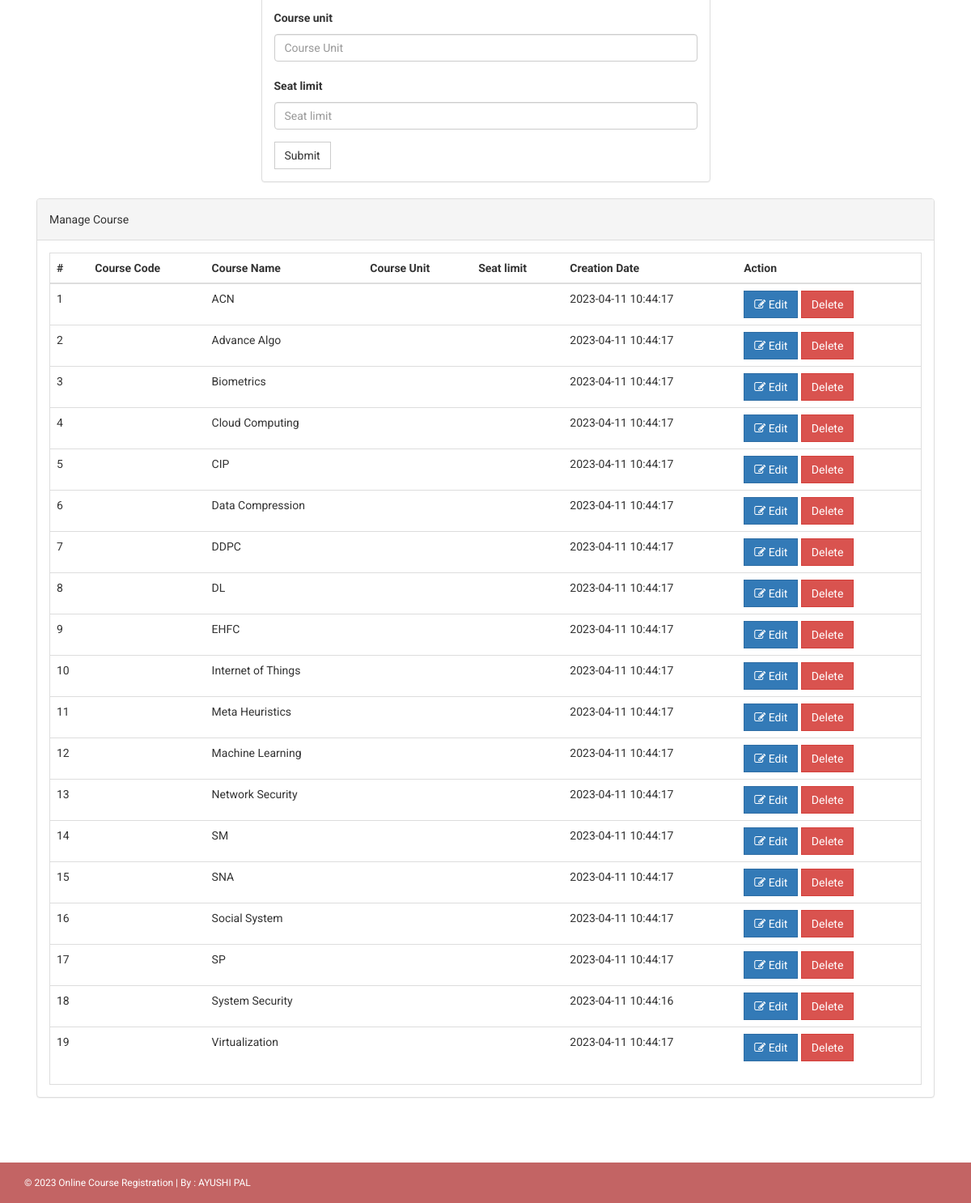
The app's page /onlinecourse/admin/course.php (signed in, lower part), older data.
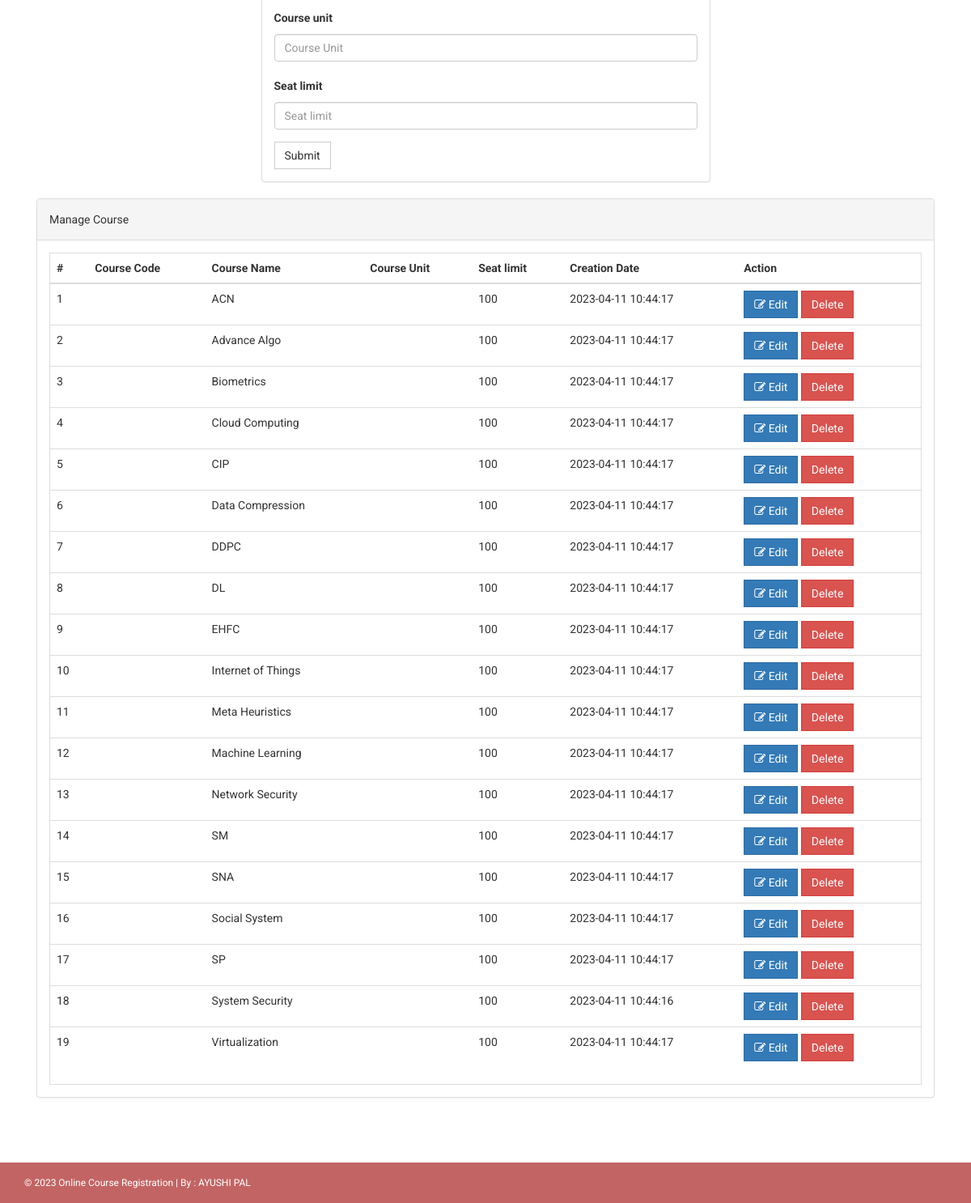
The same page, newer data.
### tables this page shows
CREATE TABLE `course` (
  `course_code` varchar(255) NOT NULL,
  `courseName` varchar(255) DEFAULT NULL,
  `courseUnit` varchar(255) DEFAULT NULL,
  `noofSeats` int(11) DEFAULT NULL,
  `bucket_number` int(11) NOT NULL,
  `MCA` int(11) DEFAULT NULL COMMENT 'seats_for_MCA',
  `seats_for_IMTECH_3-4` int(11) DEFAULT NULL,
  `seats_for_IMTECH_5-6` int(11) DEFAULT NULL,
  `IMTECH_7-8` int(11) DEFAULT NULL COMMENT 'seats_for_IMTECH_7-8',
  `seats_for_MTECH_AI` int(11) DEFAULT NULL,
  `seats_for_MTECH_CS` int(11) DEFAULT NULL,
  `seats_for_MTECH_IT` int(11) DEFAULT NULL,
  `creationDate` timestamp NULL DEFAULT current_timestamp(),
  `updationDate` varchar(255) DEFAULT NULL
);

### onlinecourse/admin/course.php (the view, shortened to what this page needs)
<?php
if(strlen($_SESSION['alogin'])==0)
    {
header('location:index.php');
}
else{
?>
<!DOCTYPE html>
<html xmlns="http://www.w3.org/1999/xhtml">
<head>
    <link href="../assets/css/bootstrap.css" rel="stylesheet" />
    <link href="../assets/css/font-awesome.css" rel="stylesheet" />
    <link href="../assets/css/style.css" rel="stylesheet" />
</head>
<body>
<?php include('includes/header.php');?>
    <div class="content-wrapper">
        <div class="container">
                <div class="row" >
                    <div class="col-md-6">
                        <div class="panel panel-default">
                        <div class="panel-body">
                       <form name="dept" method="post">
<div class="form-group">
    <label for="courseunit">Course unit  </label>
    <input type="text" class="form-control" id="courseunit" name="courseunit" placeholder="Course Unit" required />
  </div>
<div class="form-group">
    <label for="seatlimit">Seat limit  </label>
    <input type="text" class="form-control" id="seatlimit" name="seatlimit" placeholder="Seat limit" required />
  </div>
 <button type="submit" name="submit" class="btn btn-default">Submit</button>
</form>
                            </div>
                            </div>
                    </div>
                </div>
                <div class="col-md-12">
                    <div class="panel panel-default">
                        <div class="panel-heading">
                            Manage Course
                        </div>
                        <div class="panel-body">
                            <div class="table-responsive table-bordered">
                                <table class="table">
                                    <thead>
                                        <tr>
                                            <th>#</th>
                                            <th>Course Code</th>
                                            <th>Course Name </th>
                                            <th>Course Unit</th>
                                            <th>Seat limit</th>
                                             <th>Creation Date</th>
                                             <th>Action</th>
                                        </tr>
                                    </thead>
                                    <tbody>
<?php
$sql=mysqli_query($con,"select * from course");
$cnt=1;
while($row=mysqli_fetch_array($sql))
{
?>
                                        <tr>
                                            <td><?php echo $cnt;?></td>
                                            <td><?php echo htmlentities($row['courseCode']);?></td>
                                            <td><?php echo htmlentities($row['courseName']);?></td>
                                            <td><?php echo htmlentities($row['courseUnit']);?></td>
                                             <td><?php echo htmlentities($row['noofSeats']);?></td>
                                            <td><?php echo htmlentities($row['creationDate']);?></td>
                                            <td>
                                            <a href="edit-course.php?id=<?php echo $row['id']?>">
<button class="btn btn-primary"><i class="fa fa-edit "></i> Edit</button> </a>
  <a href="course.php?id=<?php echo $row['id']?>&del=delete" onClick="return confirm('Are you sure you want to delete?')">
                                            <button class="btn btn-danger">Delete</button>
</a>
                                            </td>
                                        </tr>
<?php
$cnt++;
} ?>
                                    </tbody>
                                </table>
                            </div>
                        </div>
                    </div>
                </div>
            </div>
        </div>
  <?php include('includes/footer.php');?>
</body>
</html>
<?php } ?>

### onlinecourse/admin/includes/footer.php
<footer>
        <div class="container">
            <div class="row">
                <div class="col-md-12">
                    &copy; <?php echo date('Y');?> Online Course Registration | By : AYUSHI PAL</a>
                </div>
            </div>
        </div>
    </footer>

### onlinecourse/assets/css/style.css (style rules this page uses)
body { font-family: 'Roboto', sans-serif; line-height: 30px; }
.content-wrapper { margin-top: 40px; min-height: 600px; padding-bottom: 60px; }
.btn { border-radius: 0px; -webkit-border-radius: 0px; -moz-border-radius: 0px; }
footer { padding: 10px; color: #fff; font-size: 12px; background-color: #C36464; }

Row changes from the older to the newer data that the page shows:
changed course "ACN": noofSeats (not shown) → "100"
changed course "Advance Algo": noofSeats (not shown) → "100"
changed course "Biometrics": noofSeats (not shown) → "100"
changed course "Cloud Computing": noofSeats (not shown) → "100"
changed course "CIP": noofSeats (not shown) → "100"
changed course "Data Compression": noofSeats (not shown) → "100"
changed course "DDPC": noofSeats (not shown) → "100"
changed course "DL": noofSeats (not shown) → "100"
changed course "EHFC": noofSeats (not shown) → "100"
changed course "Internet of Things": noofSeats (not shown) → "100"
changed course "Meta Heuristics": noofSeats (not shown) → "100"
changed course "Machine Learning": noofSeats (not shown) → "100"
changed course "Network Security": noofSeats (not shown) → "100"
changed course "SM": noofSeats (not shown) → "100"
changed course "SNA": noofSeats (not shown) → "100"
changed course "Social System": noofSeats (not shown) → "100"
changed course "SP": noofSeats (not shown) → "100"
changed course "System Security": noofSeats (not shown) → "100"
changed course "Virtualization": noofSeats (not shown) → "100"
